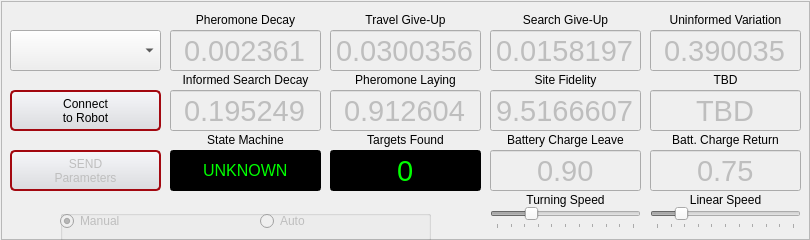
<?xml version="1.0" encoding="UTF-8"?>
<ui version="4.0">
 <class>RoverMCP</class>
 <widget class="QWidget" name="RoverMCP">
  <property name="geometry">
   <rect>
    <x>0</x>
    <y>0</y>
    <width>810</width>
    <height>240</height>
   </rect>
  </property>
  <property name="sizePolicy">
   <sizepolicy hsizetype="Fixed" vsizetype="Fixed">
    <horstretch>0</horstretch>
    <verstretch>0</verstretch>
   </sizepolicy>
  </property>
  <property name="minimumSize">
   <size>
    <width>810</width>
    <height>240</height>
   </size>
  </property>
  <property name="maximumSize">
   <size>
    <width>810</width>
    <height>240</height>
   </size>
  </property>
  <property name="windowTitle">
   <string>    Rover MCP (v1.3)</string>
  </property>
  <property name="styleSheet">
   <string notr="true"/>
  </property>
  <widget class="QComboBox" name="robotList">
   <property name="enabled">
    <bool>true</bool>
   </property>
   <property name="geometry">
    <rect>
     <x>10</x>
     <y>30</y>
     <width>151</width>
     <height>41</height>
    </rect>
   </property>
   <property name="toolTip">
    <string>Select the robot this MCP instance will control.</string>
   </property>
  </widget>
  <widget class="QLineEdit" name="pheromoneData">
   <property name="enabled">
    <bool>false</bool>
   </property>
   <property name="geometry">
    <rect>
     <x>170</x>
     <y>30</y>
     <width>151</width>
     <height>41</height>
    </rect>
   </property>
   <property name="font">
    <font>
     <pointsize>22</pointsize>
     <weight>50</weight>
     <italic>false</italic>
     <bold>false</bold>
    </font>
   </property>
   <property name="text">
    <string>0.002361</string>
   </property>
   <property name="alignment">
    <set>Qt::AlignCenter</set>
   </property>
   <property name="toolTip">
    <string>Not implemented onboard yet.</string>
   </property>
  </widget>
  <widget class="QLineEdit" name="informedData">
   <property name="enabled">
    <bool>false</bool>
   </property>
   <property name="geometry">
    <rect>
     <x>170</x>
     <y>90</y>
     <width>151</width>
     <height>41</height>
    </rect>
   </property>
   <property name="font">
    <font>
     <pointsize>22</pointsize>
     <weight>50</weight>
     <italic>false</italic>
     <bold>false</bold>
    </font>
   </property>
   <property name="text">
    <string>0.195249</string>
   </property>
   <property name="alignment">
    <set>Qt::AlignCenter</set>
   </property>
   <property name="toolTip">
    <string>How quickly uninformed search pattern decays into an informed one.  Range is 0 (immediate?) to 5 (slow?).</string>
   </property>
  </widget>
  <widget class="QLineEdit" name="uninformedData">
   <property name="enabled">
    <bool>false</bool>
   </property>
   <property name="geometry">
    <rect>
     <x>650</x>
     <y>30</y>
     <width>151</width>
     <height>41</height>
    </rect>
   </property>
   <property name="font">
    <font>
     <pointsize>22</pointsize>
     <weight>50</weight>
     <italic>false</italic>
     <bold>false</bold>
    </font>
   </property>
   <property name="text">
    <string>0.390035</string>
   </property>
   <property name="alignment">
    <set>Qt::AlignCenter</set>
   </property>
   <property name="toolTip">
    <string>How varied the turns will be during uninformed search segment, in radians.  Range is 0 (straight) to 4pi (crazy wild).</string>
   </property>
  </widget>
  <widget class="QLineEdit" name="travelData">
   <property name="enabled">
    <bool>false</bool>
   </property>
   <property name="geometry">
    <rect>
     <x>330</x>
     <y>30</y>
     <width>151</width>
     <height>41</height>
    </rect>
   </property>
   <property name="font">
    <font>
     <pointsize>22</pointsize>
     <weight>50</weight>
     <italic>false</italic>
     <bold>false</bold>
    </font>
   </property>
   <property name="text">
    <string>0.0300356</string>
   </property>
   <property name="alignment">
    <set>Qt::AlignCenter</set>
   </property>
   <property name="toolTip">
    <string>Probability of stopping travel and starting search segment.  Range is 0 (never) to 1 (always).</string>
   </property>
  </widget>
  <widget class="QLineEdit" name="chargeData">
   <property name="enabled">
    <bool>false</bool>
   </property>
   <property name="geometry">
    <rect>
     <x>650</x>
     <y>150</y>
     <width>151</width>
     <height>41</height>
    </rect>
   </property>
   <property name="font">
    <font>
     <pointsize>22</pointsize>
     <weight>50</weight>
     <italic>false</italic>
     <bold>false</bold>
    </font>
   </property>
   <property name="text">
    <string>0.75</string>
   </property>
   <property name="alignment">
    <set>Qt::AlignCenter</set>
   </property>
   <property name="toolTip">
    <string>Percentage of battery level remaining when robot will return home to charge.  Range is 0 to 1.</string>
   </property>
  </widget>
  <widget class="QLineEdit" name="layingData">
   <property name="enabled">
    <bool>false</bool>
   </property>
   <property name="geometry">
    <rect>
     <x>330</x>
     <y>90</y>
     <width>151</width>
     <height>41</height>
    </rect>
   </property>
   <property name="font">
    <font>
     <pointsize>22</pointsize>
     <weight>50</weight>
     <italic>false</italic>
     <bold>false</bold>
    </font>
   </property>
   <property name="text">
    <string>0.912604</string>
   </property>
   <property name="alignment">
    <set>Qt::AlignCenter</set>
   </property>
   <property name="toolTip">
    <string>Probability of laying pheremones after a target is harvested.  Range is 0 (always) to 20 (never).</string>
   </property>
  </widget>
  <widget class="QLineEdit" name="searchData">
   <property name="enabled">
    <bool>false</bool>
   </property>
   <property name="geometry">
    <rect>
     <x>490</x>
     <y>30</y>
     <width>151</width>
     <height>41</height>
    </rect>
   </property>
   <property name="font">
    <font>
     <pointsize>22</pointsize>
     <weight>50</weight>
     <italic>false</italic>
     <bold>false</bold>
    </font>
   </property>
   <property name="text">
    <string>0.0158197</string>
   </property>
   <property name="alignment">
    <set>Qt::AlignCenter</set>
   </property>
   <property name="toolTip">
    <string>Probability of giving up the search and returning home empty handed.  Range is 0 (never) to 1 (always).</string>
   </property>
  </widget>
  <widget class="QLineEdit" name="leaveData">
   <property name="enabled">
    <bool>false</bool>
   </property>
   <property name="geometry">
    <rect>
     <x>490</x>
     <y>150</y>
     <width>151</width>
     <height>41</height>
    </rect>
   </property>
   <property name="font">
    <font>
     <pointsize>22</pointsize>
     <weight>50</weight>
     <italic>false</italic>
     <bold>false</bold>
    </font>
   </property>
   <property name="text">
    <string>0.90</string>
   </property>
   <property name="alignment">
    <set>Qt::AlignCenter</set>
   </property>
   <property name="toolTip">
    <string>Percentage of battery level when robot will quit charging and start another search trip.  Range is 0 to 1.</string>
   </property>
  </widget>
  <widget class="QLineEdit" name="siteData">
   <property name="enabled">
    <bool>false</bool>
   </property>
   <property name="geometry">
    <rect>
     <x>490</x>
     <y>90</y>
     <width>151</width>
     <height>41</height>
    </rect>
   </property>
   <property name="font">
    <font>
     <pointsize>22</pointsize>
     <weight>50</weight>
     <italic>false</italic>
     <bold>false</bold>
    </font>
   </property>
   <property name="text">
    <string>9.5166607</string>
   </property>
   <property name="alignment">
    <set>Qt::AlignCenter</set>
   </property>
   <property name="toolTip">
    <string>Probability of returning to a site after a target is harvested there.  Range is 0 (always) to 20 (never).</string>
   </property>
  </widget>
  <widget class="QLabel" name="label_3">
   <property name="geometry">
    <rect>
     <x>170</x>
     <y>10</y>
     <width>151</width>
     <height>20</height>
    </rect>
   </property>
   <property name="text">
    <string>Pheromone Decay</string>
   </property>
   <property name="alignment">
    <set>Qt::AlignCenter</set>
   </property>
  </widget>
  <widget class="QLabel" name="label_4">
   <property name="geometry">
    <rect>
     <x>170</x>
     <y>70</y>
     <width>151</width>
     <height>20</height>
    </rect>
   </property>
   <property name="text">
    <string>Informed Search Decay</string>
   </property>
   <property name="alignment">
    <set>Qt::AlignCenter</set>
   </property>
  </widget>
  <widget class="QLabel" name="label_5">
   <property name="geometry">
    <rect>
     <x>650</x>
     <y>10</y>
     <width>151</width>
     <height>20</height>
    </rect>
   </property>
   <property name="text">
    <string>Uninformed Variation</string>
   </property>
   <property name="alignment">
    <set>Qt::AlignCenter</set>
   </property>
  </widget>
  <widget class="QLabel" name="label_6">
   <property name="geometry">
    <rect>
     <x>330</x>
     <y>70</y>
     <width>151</width>
     <height>20</height>
    </rect>
   </property>
   <property name="text">
    <string>Pheromone Laying</string>
   </property>
   <property name="alignment">
    <set>Qt::AlignCenter</set>
   </property>
  </widget>
  <widget class="QLabel" name="label_7">
   <property name="geometry">
    <rect>
     <x>330</x>
     <y>10</y>
     <width>151</width>
     <height>20</height>
    </rect>
   </property>
   <property name="text">
    <string>Travel Give-Up</string>
   </property>
   <property name="alignment">
    <set>Qt::AlignCenter</set>
   </property>
  </widget>
  <widget class="QLabel" name="label_8">
   <property name="geometry">
    <rect>
     <x>650</x>
     <y>130</y>
     <width>151</width>
     <height>20</height>
    </rect>
   </property>
   <property name="text">
    <string>Batt. Charge Return</string>
   </property>
   <property name="alignment">
    <set>Qt::AlignCenter</set>
   </property>
  </widget>
  <widget class="QLabel" name="label_9">
   <property name="geometry">
    <rect>
     <x>490</x>
     <y>70</y>
     <width>151</width>
     <height>20</height>
    </rect>
   </property>
   <property name="text">
    <string>Site Fidelity</string>
   </property>
   <property name="alignment">
    <set>Qt::AlignCenter</set>
   </property>
  </widget>
  <widget class="QLabel" name="label_10">
   <property name="geometry">
    <rect>
     <x>490</x>
     <y>10</y>
     <width>151</width>
     <height>20</height>
    </rect>
   </property>
   <property name="text">
    <string>Search Give-Up</string>
   </property>
   <property name="alignment">
    <set>Qt::AlignCenter</set>
   </property>
  </widget>
  <widget class="QLabel" name="label_11">
   <property name="geometry">
    <rect>
     <x>490</x>
     <y>130</y>
     <width>151</width>
     <height>20</height>
    </rect>
   </property>
   <property name="text">
    <string>Battery Charge Leave</string>
   </property>
   <property name="alignment">
    <set>Qt::AlignCenter</set>
   </property>
  </widget>
  <widget class="QLabel" name="label_12">
   <property name="geometry">
    <rect>
     <x>650</x>
     <y>70</y>
     <width>151</width>
     <height>20</height>
    </rect>
   </property>
   <property name="text">
    <string>TBD</string>
   </property>
   <property name="alignment">
    <set>Qt::AlignCenter</set>
   </property>
  </widget>
  <widget class="QLineEdit" name="stateMachineData">
   <property name="enabled">
    <bool>false</bool>
   </property>
   <property name="geometry">
    <rect>
     <x>170</x>
     <y>150</y>
     <width>151</width>
     <height>41</height>
    </rect>
   </property>
   <property name="font">
    <font>
     <pointsize>12</pointsize>
     <weight>30</weight>
     <italic>false</italic>
     <bold>false</bold>
    </font>
   </property>
   <property name="styleSheet">
    <string notr="true">color: rgb(0, 255, 0);
background-color: rgb(0, 0, 0);</string>
   </property>
   <property name="text">
    <string>UNKNOWN</string>
   </property>
   <property name="alignment">
    <set>Qt::AlignCenter</set>
   </property>
  </widget>
  <widget class="QLabel" name="label_13">
   <property name="geometry">
    <rect>
     <x>330</x>
     <y>130</y>
     <width>151</width>
     <height>20</height>
    </rect>
   </property>
   <property name="text">
    <string>Targets Found</string>
   </property>
   <property name="alignment">
    <set>Qt::AlignCenter</set>
   </property>
  </widget>
  <widget class="QLineEdit" name="targetData">
   <property name="enabled">
    <bool>false</bool>
   </property>
   <property name="geometry">
    <rect>
     <x>330</x>
     <y>150</y>
     <width>151</width>
     <height>41</height>
    </rect>
   </property>
   <property name="font">
    <font>
     <pointsize>22</pointsize>
     <weight>50</weight>
     <italic>false</italic>
     <bold>false</bold>
    </font>
   </property>
   <property name="styleSheet">
    <string notr="true">color: rgb(0, 255, 0);
background-color: rgb(0, 0, 0);</string>
   </property>
   <property name="text">
    <string>0</string>
   </property>
   <property name="alignment">
    <set>Qt::AlignCenter</set>
   </property>
  </widget>
  <widget class="QLabel" name="label_14">
   <property name="geometry">
    <rect>
     <x>170</x>
     <y>130</y>
     <width>151</width>
     <height>20</height>
    </rect>
   </property>
   <property name="text">
    <string>State Machine</string>
   </property>
   <property name="alignment">
    <set>Qt::AlignCenter</set>
   </property>
  </widget>
  <widget class="QPushButton" name="parameterButton">
   <property name="enabled">
    <bool>false</bool>
   </property>
   <property name="geometry">
    <rect>
     <x>10</x>
     <y>150</y>
     <width>151</width>
     <height>41</height>
    </rect>
   </property>
   <property name="styleSheet">
    <string notr="true"> QPushButton {
     border: 2px solid #A30810;
     border-radius: 5px;
     background-color: qlineargradient(x1: 0, y1: 0, x2: 0, y2: 1, stop: 0 #f6f7fa, stop: 1 #dadbde);
     min-width: 80px;
 }

 QPushButton:hover {
     color:white;
     background-color: qlineargradient(x1: 0, y1: 0, x2: 0, y2: 1, stop: 0 #FA0C18, stop: 1 #B80912);
 }

 QPushButton:pressed {
     background-color: qlineargradient(x1: 0, y1: 0, x2: 0, y2: 1, stop: 0 #B80912, stop: 1 #FA0C18);
 }</string>
   </property>
   <property name="text">
    <string>SEND
Parameters</string>
   </property>
  </widget>
  <widget class="QPushButton" name="publishButton">
   <property name="enabled">
    <bool>true</bool>
   </property>
   <property name="geometry">
    <rect>
     <x>10</x>
     <y>90</y>
     <width>151</width>
     <height>41</height>
    </rect>
   </property>
   <property name="styleSheet">
    <string notr="true"> QPushButton {
     border: 2px solid #A30810;
     border-radius: 5px;
     background-color: qlineargradient(x1: 0, y1: 0, x2: 0, y2: 1, stop: 0 #f6f7fa, stop: 1 #dadbde);
     min-width: 80px;
 }

 QPushButton:hover {
     color:white;
     background-color: qlineargradient(x1: 0, y1: 0, x2: 0, y2: 1, stop: 0 #FA0C18, stop: 1 #B80912);
 }

 QPushButton:pressed {
     background-color: qlineargradient(x1: 0, y1: 0, x2: 0, y2: 1, stop: 0 #B80912, stop: 1 #FA0C18);
 }</string>
   </property>
   <property name="text">
    <string>Connect
to Robot</string>
   </property>
  </widget>
  <widget class="QGroupBox" name="groupBox">
   <property name="geometry">
    <rect>
     <x>60</x>
     <y>210</y>
     <width>371</width>
     <height>31</height>
    </rect>
   </property>
   <property name="title">
    <string/>
   </property>
   <widget class="QRadioButton" name="manualButton">
    <property name="enabled">
     <bool>false</bool>
    </property>
    <property name="geometry">
     <rect>
      <x>0</x>
      <y>0</y>
      <width>81</width>
      <height>22</height>
     </rect>
    </property>
    <property name="text">
     <string>Manual</string>
    </property>
    <property name="checked">
     <bool>true</bool>
    </property>
   </widget>
   <widget class="QRadioButton" name="autoButton">
    <property name="enabled">
     <bool>false</bool>
    </property>
    <property name="geometry">
     <rect>
      <x>200</x>
      <y>0</y>
      <width>71</width>
      <height>22</height>
     </rect>
    </property>
    <property name="text">
     <string>Auto</string>
    </property>
   </widget>
  </widget>
  <widget class="QLineEdit" name="followingData">
   <property name="enabled">
    <bool>false</bool>
   </property>
   <property name="geometry">
    <rect>
     <x>650</x>
     <y>90</y>
     <width>151</width>
     <height>41</height>
    </rect>
   </property>
   <property name="font">
    <font>
     <pointsize>22</pointsize>
     <weight>50</weight>
     <italic>false</italic>
     <bold>false</bold>
    </font>
   </property>
   <property name="text">
    <string>TBD</string>
   </property>
   <property name="alignment">
    <set>Qt::AlignCenter</set>
   </property>
   <property name="toolTip">
    <string>Not implemented onboard yet.</string>
   </property>
  </widget>
  <widget class="QLabel" name="label">
   <property name="geometry">
    <rect>
     <x>650</x>
     <y>190</y>
     <width>151</width>
     <height>20</height>
    </rect>
   </property>
   <property name="text">
    <string>Linear Speed</string>
   </property>
   <property name="alignment">
    <set>Qt::AlignCenter</set>
   </property>
  </widget>
  <widget class="QSlider" name="speedSlider">
   <property name="enabled">
    <bool>false</bool>
   </property>
   <property name="geometry">
    <rect>
     <x>650</x>
     <y>207</y>
     <width>151</width>
     <height>22</height>
    </rect>
   </property>
   <property name="minimum">
    <number>0</number>
   </property>
   <property name="maximum">
    <number>100</number>
   </property>
   <property name="value">
    <number>18</number>
   </property>
   <property name="sliderPosition">
    <number>18</number>
   </property>
   <property name="orientation">
    <enum>Qt::Horizontal</enum>
   </property>
   <property name="tickPosition">
    <enum>QSlider::TicksBelow</enum>
   </property>
   <property name="tickInterval">
    <number>10</number>
   </property>
  </widget>
  <widget class="QLabel" name="label_2">
   <property name="geometry">
    <rect>
     <x>490</x>
     <y>190</y>
     <width>151</width>
     <height>20</height>
    </rect>
   </property>
   <property name="text">
    <string>Turning Speed</string>
   </property>
   <property name="alignment">
    <set>Qt::AlignCenter</set>
   </property>
  </widget>
  <widget class="QSlider" name="turnSlider">
   <property name="enabled">
    <bool>false</bool>
   </property>
   <property name="geometry">
    <rect>
     <x>490</x>
     <y>207</y>
     <width>151</width>
     <height>22</height>
    </rect>
   </property>
   <property name="minimum">
    <number>0</number>
   </property>
   <property name="maximum">
    <number>100</number>
   </property>
   <property name="value">
    <number>25</number>
   </property>
   <property name="sliderPosition">
    <number>25</number>
   </property>
   <property name="orientation">
    <enum>Qt::Horizontal</enum>
   </property>
   <property name="tickPosition">
    <enum>QSlider::TicksBelow</enum>
   </property>
   <property name="tickInterval">
    <number>10</number>
   </property>
  </widget>
  <widget class="QFrame" name="frame">
   <property name="geometry">
    <rect>
     <x>1</x>
     <y>1</y>
     <width>809</width>
     <height>239</height>
    </rect>
   </property>
   <property name="frameShape">
    <enum>QFrame::StyledPanel</enum>
   </property>
   <property name="frameShadow">
    <enum>QFrame::Raised</enum>
   </property>
  </widget>
  <zorder>frame</zorder>
  <zorder>robotList</zorder>
  <zorder>pheromoneData</zorder>
  <zorder>informedData</zorder>
  <zorder>uninformedData</zorder>
  <zorder>travelData</zorder>
  <zorder>chargeData</zorder>
  <zorder>layingData</zorder>
  <zorder>searchData</zorder>
  <zorder>leaveData</zorder>
  <zorder>siteData</zorder>
  <zorder>label_3</zorder>
  <zorder>label_4</zorder>
  <zorder>label_5</zorder>
  <zorder>label_6</zorder>
  <zorder>label_7</zorder>
  <zorder>label_8</zorder>
  <zorder>label_9</zorder>
  <zorder>label_10</zorder>
  <zorder>label_11</zorder>
  <zorder>label_12</zorder>
  <zorder>stateMachineData</zorder>
  <zorder>label_13</zorder>
  <zorder>targetData</zorder>
  <zorder>label_14</zorder>
  <zorder>parameterButton</zorder>
  <zorder>publishButton</zorder>
  <zorder>groupBox</zorder>
  <zorder>followingData</zorder>
  <zorder>label</zorder>
  <zorder>speedSlider</zorder>
  <zorder>label_2</zorder>
  <zorder>turnSlider</zorder>
 </widget>
 <layoutdefault spacing="6" margin="11"/>
 <tabstops>
  <tabstop>pheromoneData</tabstop>
  <tabstop>travelData</tabstop>
  <tabstop>searchData</tabstop>
  <tabstop>uninformedData</tabstop>
  <tabstop>informedData</tabstop>
  <tabstop>layingData</tabstop>
  <tabstop>siteData</tabstop>
  <tabstop>followingData</tabstop>
  <tabstop>leaveData</tabstop>
  <tabstop>chargeData</tabstop>
  <tabstop>stateMachineData</tabstop>
  <tabstop>targetData</tabstop>
  <tabstop>parameterButton</tabstop>
  <tabstop>publishButton</tabstop>
  <tabstop>robotList</tabstop>
  <tabstop>speedSlider</tabstop>
  <tabstop>turnSlider</tabstop>
  <tabstop>manualButton</tabstop>
  <tabstop>autoButton</tabstop>
 </tabstops>
 <resources/>
 <connections/>
</ui>
